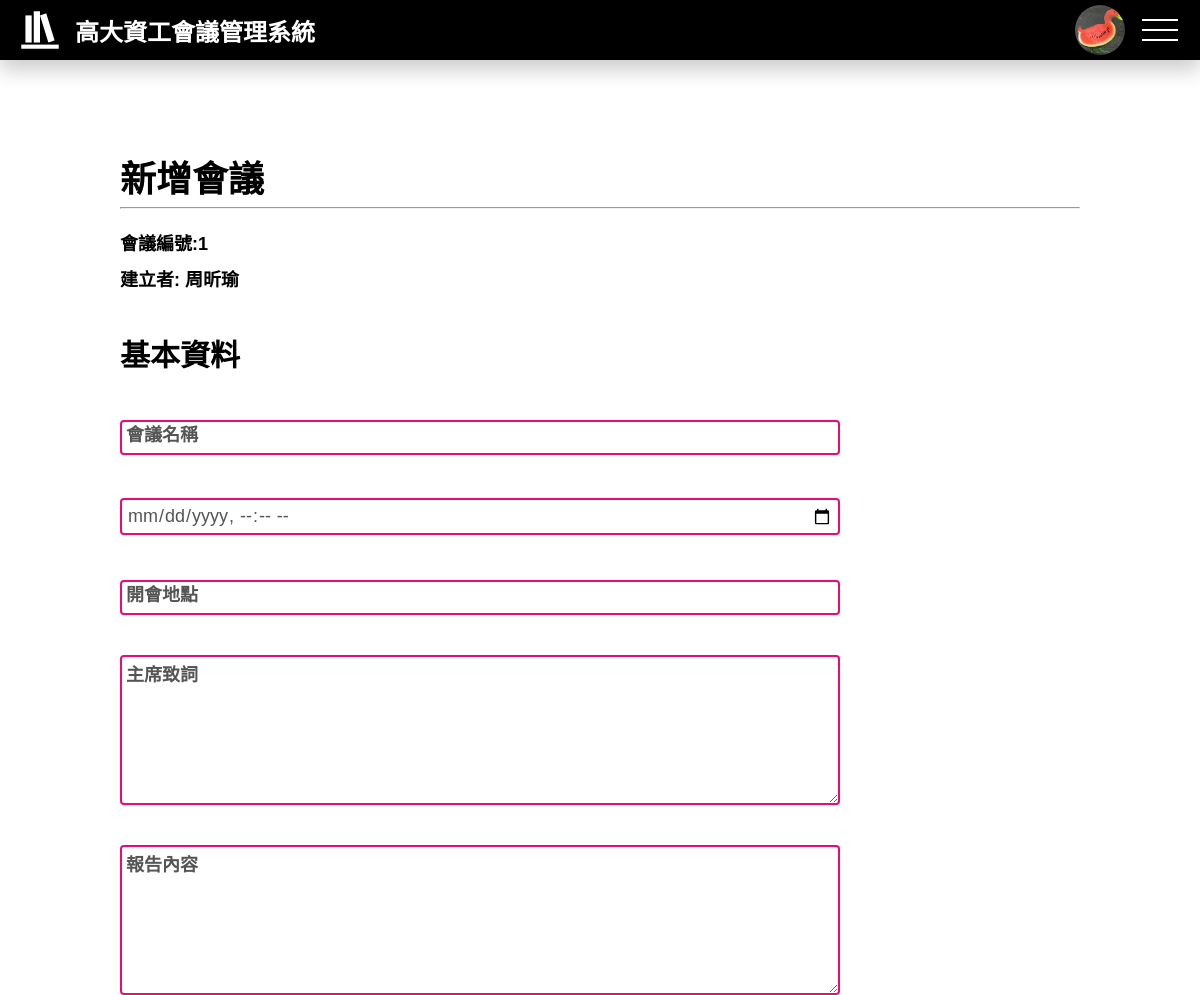
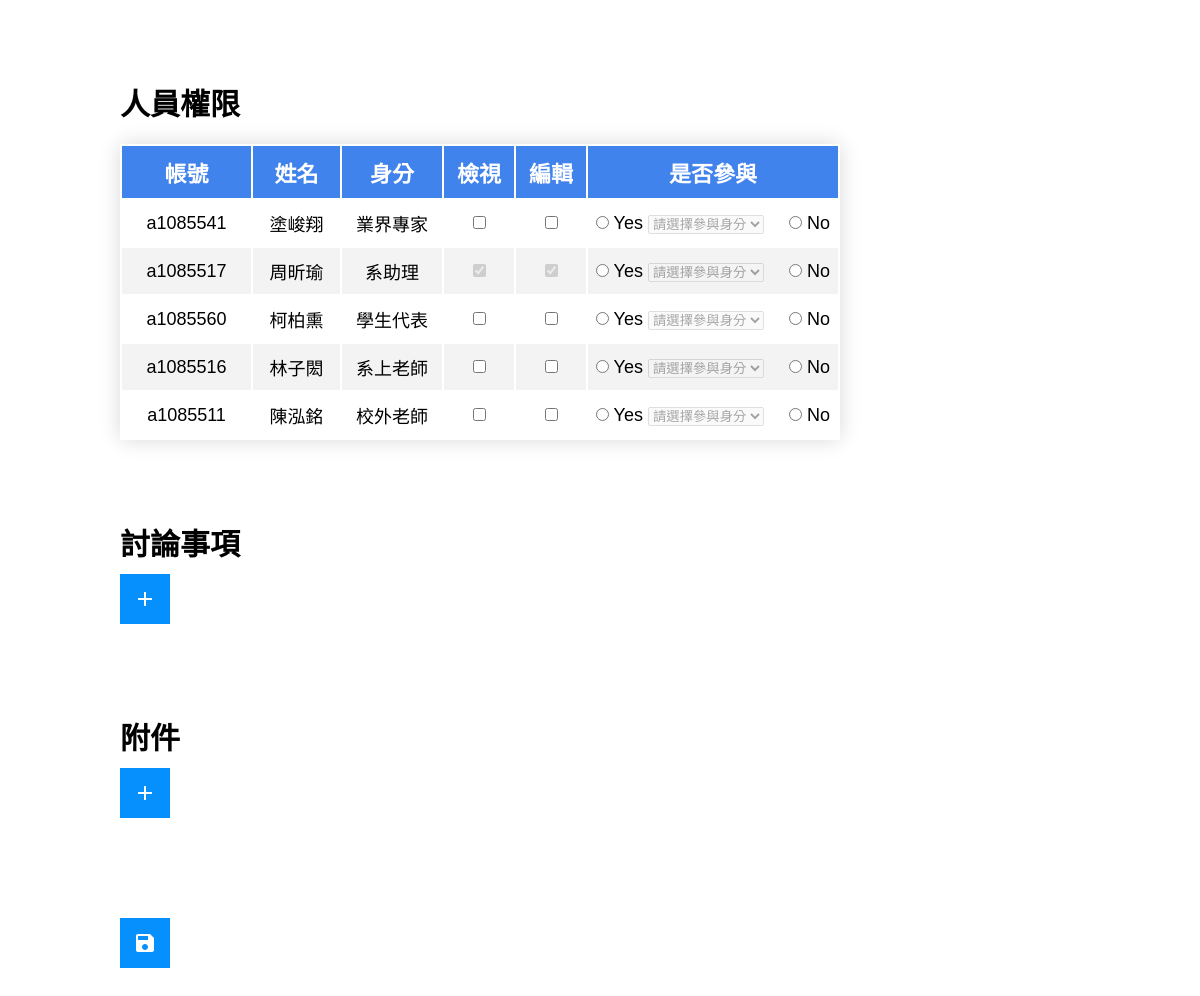
Screenshot of /edit_meeting.php (signed in) with the database file from the repository (2 pictures, top to bottom).
### edit_meeting.php (the view, shortened to what this page needs)
<!DOCTYPE html>
<html lang="zh-TW">
<head>
  <link rel="stylesheet" href="src/css/style.css">
  <link rel="stylesheet" href="src/css/edit_meeting.css">
</head>
<body>
  <?php
  include("components/navigation.php");
  include("src/php/sql_connect.inc.php");
  ?>
  <?php
  $select = $sql_qry->query("SELECT `會議編號` FROM `會議` ORDER BY `會議編號` DESC LIMIT 1 ;");
  $result = $select->fetch(PDO::FETCH_ASSOC);
  if ($result == NULL)
    $meeting_id = 1;
  else
    $meeting_id = $result["會議編號"] + 1;
  $select = $sql_qry->query("SELECT * FROM `使用者` ;");
  ?>
  <h2 id="page_title">新增會議</h2>
  <hr id="page_hr">
  <div id="main_container">
    <div id="number">會議編號:<?php echo $meeting_id ?> </div>
    <div id="creator">建立者: <?php echo $_SESSION["loginMember"]["姓名"] ?></div>
    <form action="src/php/add_meeting.php?meeting_id=<?php echo $meeting_id ?>" method="post" enctype="multipart/form-data">
      <div class="area_container">
        <h3>基本資料</h3>
        <div class="input_area">
          <input class="input" id="title" name="title" type="text" value="" required>
          <span class="label">會議名稱</span>
        </div>
        <div class="input_area">
          <input class="input" id="date" name="date" type="datetime-local" value="" required>
        </div>
        <div class="input_area">
          <input class="input" id="place" name="place" type="text" value="" required>
          <span class="label">開會地點</span>
        </div>
        <div class="text_area">
          <textarea class="input" id="chairman_speak" name="chairmanSpeak" value="" required></textarea>
          <span class="label">主席致詞</span>
        </div>
        <div class="text_area">
          <textarea class="input" id="meeting_content" name="meetingContent" value="" required></textarea>
          <span class="label">報告內容</span>
        </div>
      </div>
      <div class="area_container">
        <h3>人員權限</h3>
        <table>
          <thead>
            <tr>
              <th>帳號</th>
              <th>姓名</th>
              <th id="identity">身分</th>
              <th id="view">檢視</th>
              <th id="edit">編輯</th>
              <th id="append">是否參與</th>
            </tr>
          </thead>
          <tbody id="members">
            <?php
            while ($result = $select->fetch(PDO::FETCH_ASSOC)) {
              $member_unm = $result["使用者編號"];
            ?>
              <?php if ($result["身分"] != "系助理") : ?>
                <tr>
                  <td><?php echo $result["帳號"] ?></td>
                  <td><?php echo $result["姓名"] ?></td>
                  <td><?php echo $result["身分"] ?></td>
                  <td><input id="view<?php echo $member_unm ?>" name="view<?php echo $member_unm ?>" value="1" type="checkbox"></td>
                  <td><input id="edit<?php echo $member_unm ?>" name="edit<?php echo $member_unm ?>" value="1" type="checkbox"></td>
                  <td>
                    <input id="append<?php echo $member_unm ?>_yes" name="append<?php echo $member_unm ?>" type="radio" value="1">
                    <label>Yes</label>
                    <select id="role<?php echo $member_unm ?>" name="role<?php echo $member_unm ?>" disabled>
                      <option value="" selected disabled hidden>請選擇參與身分</option>
                    </select>
                    <input id="append<?php echo $member_unm ?>_no" name="append<?php echo $member_unm ?>" type="radio" value="0">
                    <label>No</label>
                  </td>
                </tr>
              <?php endif; ?>
              <?php if ($result["身分"] == "系助理") : ?>
                <tr>
                  <td><?php echo $result["帳號"] ?></td>
                  <td><?php echo $result["姓名"] ?></td>
                  <td><?php echo $result["身分"] ?></td>
                  <td><input id="view<?php echo $member_unm ?>" name="view<?php echo $member_unm ?>" type="checkbox" value="1" checked disabled></td>
                  <td><input id="edit<?php echo $member_unm ?>" name="edit<?php echo $member_unm ?>" type="checkbox" value="1" checked disabled></td>
                  <td>
                    <input id="append<?php echo $member_unm ?>_yes" name="append<?php echo $member_unm ?>" type="radio" value="1">
                    <label>Yes</label>
                    <select id="role<?php echo $member_unm ?>" name="role<?php echo $member_unm ?>" disabled>
                      <option value="" selected disabled hidden>請選擇參與身分</option>
                    </select>
                    <input id="append<?php echo $member_unm ?>_no" name="append<?php echo $member_unm ?>" type="radio" value="0">
                    <label>No</label>
                  </td>
                </tr>
              <?php endif; ?>
            <?php } ?>
          </tbody>
        </table>
      </div>
      <div class="area_container" id="discussion_container">
        <h3>討論事項</h3>
        <button class="btn" id="add_discussion_btn" type="button">
          <span class="material-icons">add</span>
        </button>
      </div>
      <div class="area_container">
        <h3>附件</h3>
        <button class="btn" id="add_attachment_btn" type="button">
          <span class="material-icons">add</span>
        </button>
      </div>
      <div class="area_container">
        <button class="btn" id="send_meeting_btn" name="sendMeetingBtn" type="submit">
          <span class="material-icons">save</span>
        </button>
      </div>
    </form>
  </div>
</body>
</html>

### src/css/style.css (style rules this page uses)
* { margin: 0; padding: 0; -webkit-box-sizing: border-box; box-sizing: border-box; font-family: 'Noto Sans TC', sans-serif; }
#page_title { margin: 150px 10vw 5px; font-size: 36px; }
#page_hr { margin: 0 10vw 20px; }
.btn { width: 50px; height: 50px; margin: 10px 0; position: relative; background-color: #0690fd; color: #fff; font-size: 24px; border: 0px; text-decoration: none; display: inline-block; cursor: pointer; -webkit-transition: 0.5s; transition: 0.5s; }
.btn .material-icons { width: 50px; height: 50px; position: absolute; top: 0; left: 0; display: -webkit-box; display: -ms-flexbox; display: flex; -webkit-box-pack: center; -ms-flex-pack: center; justify-content: center; -webkit-box-align: center; -ms-flex-align: center; align-items: center; }

### src/css/edit_meeting.css (style rules this page uses)
#main_container { margin: 0 10vw 100px; }
#main_container #number, #main_container #creator { margin-bottom: 10px; font-size: 18px; font-weight: bold; }
#main_container .area_container { margin-bottom: 80px; }
#main_container .area_container h3 { font-size: 30px; margin-top: 40px; }
#main_container .area_container .input_area { width: 60vw; min-width: 600px; max-width: 900px; height: 80px; position: relative; font-size: 16px; }
#main_container .area_container .text_area { width: 60vw; min-width: 600px; max-width: 900px; height: 190px; position: relative; font-size: 16px; }
#main_container .area_container .text_area .input { height: 150px; }
#main_container .area_container .input { width: 100%; padding: 5px; position: absolute; bottom: 0; left: 0; border: 1px solid #111; border-radius: 4px; color: #555; font-size: 18px; }
#main_container .area_container .input:invalid { border: 2px solid #ee0979; }
#main_container .area_container .label { z-index: 1; position: absolute; display: inline-block; top: 40px; left: 1px; padding: 5px; color: #555; -webkit-transition: 0.5s; transition: 0.5s; font-size: 18px; font-weight: bold; }
#main_container .area_container table { width: 60vw; min-width: 600px; max-width: 900px; margin-top: 20px; -webkit-box-shadow: 0 0 20px rgba(0, 0, 0, 0.15); box-shadow: 0 0 20px rgba(0, 0, 0, 0.15); text-align: center; }
#main_container .area_container table th, #main_container .area_container table td { padding: 10px 0; }
#main_container .area_container table thead tr { background-color: #4183ec; color: #ffffff; font-size: 22px; font-weight: bold; }
#main_container .area_container table thead #identity { width: 100px; }
#main_container .area_container table thead #view, #main_container .area_container table thead #edit { width: 70px; }
#main_container .area_container table thead #append { width: 250px; }
#main_container .area_container table tbody tr { border-bottom: 1px solid #dddddd; font-size: 18px; }
#main_container .area_container table tbody tr:nth-of-type(even) { background-color: #f3f3f3; }

### rows the page displays
使用者: 帳號 "a1085541", 姓名 "塗峻翔", 身分 "業界專家"
使用者: 帳號 "a1085517", 姓名 "周昕瑜", 身分 "系助理"
使用者: 帳號 "a1085560", 姓名 "柯柏熏", 身分 "學生代表"
使用者: 帳號 "a1085516", 姓名 "林子閎", 身分 "系上老師"
使用者: 帳號 "a1085511", 姓名 "陳泓銘", 身分 "校外老師"

### other values shown
$meeting_id "1"
$_SESSION["loginMember"]["姓名"] "周昕瑜"
